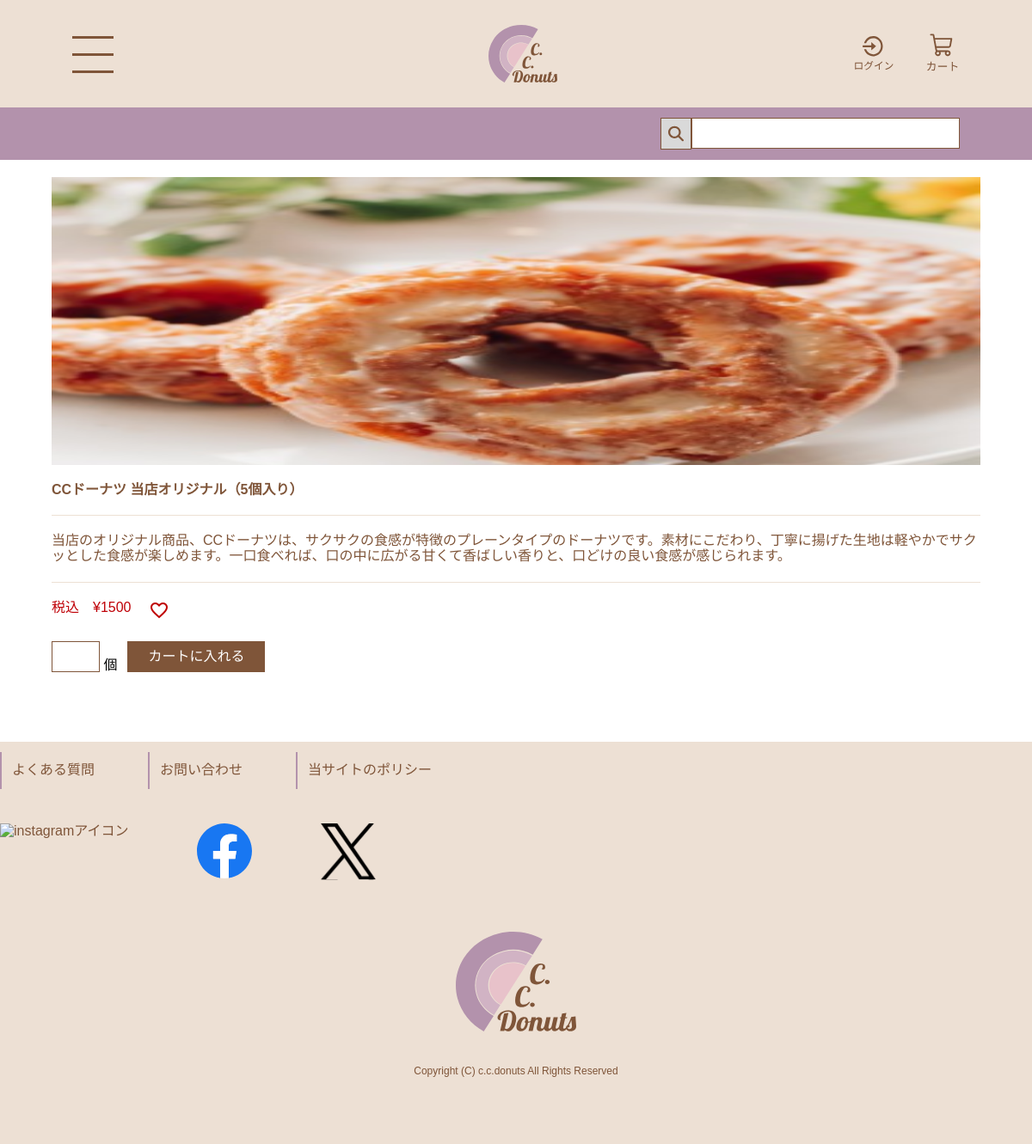
Screenshot of /detail.php?id=1 with the database file from the repository.
### tables this page shows
create table product (
id int auto_increment primary key, 
name varchar(200) not null, 
price int not null, 
description varchar(1000) not null 
);

### detail.php (the view, shortened to what this page needs)
<!DOCTYPE html>
<html lang="ja">
<head>
    <link rel="stylesheet" href="common/css/reset.css">
    <link rel="stylesheet" href="common/css/common.css">
    <link rel="stylesheet" href="common/css/detail.css">
</head>
<body>
    <?php
    require 'includes/header.php';
    ?>
    <main>
        <?php
        $pdo = new PDO('mysql:host=localhost;dbname=donuts;charset=utf8', 'donuts', 'password');
        $sql = $pdo->prepare('select * from product where id=?');
        $sql->execute([
            $_REQUEST['id']
        ]);
        foreach ($sql as $row) {
            echo <<<END
    <form action="cart-input.php" method="post" class="detail_menu">
    <p class="detail_img"><img alt="image" src="common/images/{$row['id']}.png"></p>
    <p class="detail_submenu">{$row['name']}</p>
    <p class="detail_explain">{$row['description']}</p>
    <p class="detail_money">税込&emsp;&yen;{$row['price']}<span class="detail_favorite"><img src="common/images/heart.png" alt="favorite"></span></p>
 <div class="detail_buy">
 <p class="detail_num"><input type="text" name="count" pattern="^[0-9]{1,9}$" class="detail_text">
 個</p>
<p class="detail_button"><input type="submit" class="common_btn_sm" value="カートに入れる"></p>
END;
            echo <<<END
</div>
<input type="hidden" name="id" value="{$row['id']}">
<input type="hidden" name="name" value="{$row['name']}">
<input type="hidden" name="price" value="{$row['price']}">
</form>
END;
        }
        ?>
    </main>
    <?php require 'includes/footer.php'; ?>

### common/css/common.css (style rules this page uses)
* { font-family: "Noto Sans JP", sans-serif; }

### common/css/detail.css (style rules this page uses)
main { width: 100%; margin-bottom: 80px; }
.detail_menu { width: 90%; margin: 20px auto; }
.detail_img { margin-bottom: 20px; }
.detail_img img { width: 100%; height: 335px; }
.detail_submenu { color: #7f5539; font-size: 16px; font-weight: bold; margin-bottom: 20px; }
.detail_explain { color: #7f5539; font-size: 16px; font-weight: 400; border-top: 1px solid #ede0d4; border-bottom: 1px solid #ede0d4; padding: 20px 0; }
.detail_money { font-size: 16px; font-weight: 500; margin: 20px 0 24px; color: #bf0007; }
.detail_favorite { padding-left: 20px; vertical-align: top; }
.detail_buy { display: flex; }
.detail_text { border: 1px solid #7f5539; width: 56px; height: 36px; font-size: 16px; vertical-align: text-bottom; }
.common_btn_sm { margin-left: 12px; border: 1px solid #7f5539; background-color: #7f5539; text-align: center; color: #fff; width: 160px; height: 36px; }
.detail_num { font-weight: 400; }

### rows the page displays
product: name "CCドーナツ 当店オリジナル（5個入り）", description "当店のオリジナル商品、CCドーナツは、サクサクの食感が特徴のプレーンタイプのドーナツです。素材にこだわり、丁寧に揚げた生地は軽やかでサクッとした食感が楽しめます。一口食べれば、口の中に広がる甘くて香ばしい香りと、口どけの良い食感が感じられます。", price "1500"
